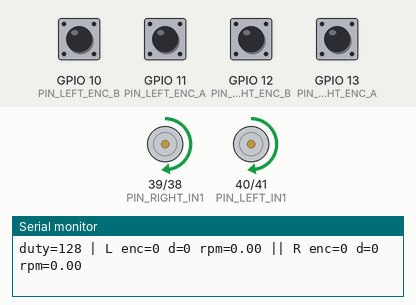
Simulated run of this sketch. Board: ESP32-S3. Shown: motor-driver pin pairs drawn as motors (green arrow = first pin HIGH = forward, orange = second pin HIGH = backward, longer = more drive, scaled by the enable pin), the last lines printed to the serial monitor. The test bench sets the inputs (shaded band); at power-on: GPIO 10 (PIN_LEFT_ENC_B), GPIO 11 (PIN_LEFT_ENC_A), GPIO 12 (PIN_RIGHT_ENC_B), GPIO 13 (PIN_RIGHT_ENC_A) HIGH.

Above: at 2.0 s.
At 5.0 s:
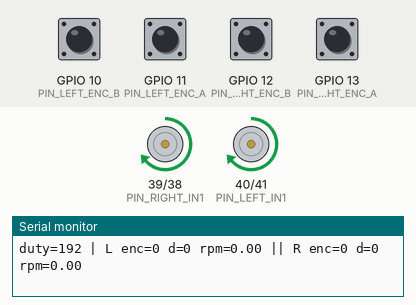
At 8.0 s:
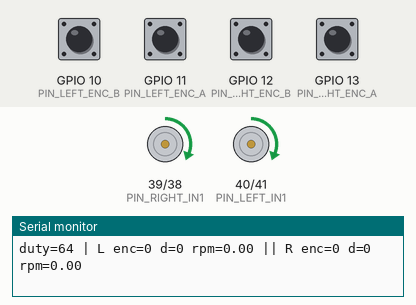
Timing chart, 0 to 12.2 s (numbered marks = the images above):
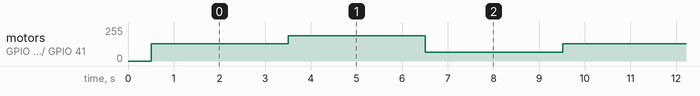

Measured:
- by itself, motor on GPIO 39 (PIN_RIGHT_IN1) / GPIO 38 (PIN_RIGHT_IN2), motor on GPIO 40 (PIN_LEFT_IN1) / GPIO 41 (PIN_LEFT_IN2): repeats every 9.0 s: forward 191/255 3.0 s, forward 64/255 3.0 s, forward 128/255 3.0 s

The sketch:

test_motor_left_speed.ino
```cpp
/*
 * Test đọc tốc độ 2 bánh (TRÁI + PHẢI) — chân khớp data/config.yaml (L298_EN + encoder AB)
 *
 * Board: ESP32-S3 (chọn đúng board trong Arduino IDE)
 *
 * TRÁI:
 *   ENA (PWM ch0): 42
 *   IN1: 40, IN2: 41
 *   Encoder A: 11, B: 10
 *
 * PHẢI:
 *   ENB (PWM ch1): 37
 *   IN1: 39, IN2: 38
 *   Encoder A: 13, B: 12
 *
 * L298N — QUAN TRONG:
 *   - GỠ JUMPER trên ENA và ENB nếu bạn nối PWM từ ESP vào ENA/ENB.
 *   - Nếu chỉ gỡ một bên, bên còn jumper có thể luôn FULL hoặc không điều khiển đúng.
 *
 * Encoder RPM = 0 thường do:
 *   - Dây encoder A/B sai chân hoặc encoder 5V cần chia áp / module 3.3V
 *   - Thử ENCODER_PIN_MODE = INPUT_PULLUP (mặc định) hoặc INPUT nếu encoder có kéo lên sẵn
 *
 * Công thức RPM: TPR = 4 * motor.encoder.ppr
 */

#include <Arduino.h>

#define USE_MOTOR_DRIVE 1

// Encoder: hầu hết encoder tích cực thấp cần pull-up nội bộ ESP
#ifndef ENCODER_PIN_MODE
#define ENCODER_PIN_MODE INPUT_PULLUP
#endif

// ----- TRÁI (config.yaml motor.left) -----
static const int PIN_LEFT_EN = 42;
static const int PIN_LEFT_IN1 = 40;
static const int PIN_LEFT_IN2 = 41;
static const int PIN_LEFT_ENC_A = 11;
static const int PIN_LEFT_ENC_B = 10;
static const uint8_t PWM_CH_LEFT = 0;

// ----- PHẢI (config.yaml motor.right) -----
static const int PIN_RIGHT_EN = 37;
static const int PIN_RIGHT_IN1 = 39;
static const int PIN_RIGHT_IN2 = 38;
static const int PIN_RIGHT_ENC_A = 13;
static const int PIN_RIGHT_ENC_B = 12;
static const uint8_t PWM_CH_RIGHT = 1;

static const float MOTOR_ENCODER_PPR = 990.0f;
static const uint8_t TICKS_PER_PULSE = 4;
static const uint16_t PWM_FREQ_HZ = 5000;
static const uint8_t PWM_BITS = 8;

static const unsigned long PRINT_INTERVAL_MS = 100;

static float encoder_tpr;
static float ticks_per_us_to_rpm;

volatile long encoder_count_left = 0;
volatile long encoder_count_right = 0;
static long enc_prev_left = 0;
static long enc_prev_right = 0;
static unsigned long last_print_ms = 0;
static unsigned long last_rpm_us = 0;

void IRAM_ATTR isrLeftA() {
  uint8_t a = digitalRead(PIN_LEFT_ENC_A);
  uint8_t b = digitalRead(PIN_LEFT_ENC_B);
  encoder_count_left += (a != b) ? 1 : -1;
}

void IRAM_ATTR isrLeftB() {
  uint8_t a = digitalRead(PIN_LEFT_ENC_A);
  uint8_t b = digitalRead(PIN_LEFT_ENC_B);
  encoder_count_left += (a == b) ? 1 : -1;
}

void IRAM_ATTR isrRightA() {
  uint8_t a = digitalRead(PIN_RIGHT_ENC_A);
  uint8_t b = digitalRead(PIN_RIGHT_ENC_B);
  encoder_count_right += (a != b) ? 1 : -1;
}

void IRAM_ATTR isrRightB() {
  uint8_t a = digitalRead(PIN_RIGHT_ENC_A);
  uint8_t b = digitalRead(PIN_RIGHT_ENC_B);
  encoder_count_right += (a == b) ? 1 : -1;
}

static void pwmAttach(uint8_t pin, uint8_t channel) {
#if ESP_IDF_VERSION_MAJOR >= 5
  if (!ledcAttachChannel(pin, PWM_FREQ_HZ, PWM_BITS, channel)) {
    Serial.print(F("LOI ledcAttachChannel pin="));
    Serial.println(pin);
  }
#else
  ledcSetup(channel, PWM_FREQ_HZ, PWM_BITS);
  ledcAttachPin(pin, channel);
#endif
}

static bool attachEncIRQ(int pin, void (*isr)(), const char *name) {
  if (digitalPinToInterrupt(pin) == NOT_AN_INTERRUPT) {
    Serial.print(F("LOI: GPIO "));
    Serial.print(pin);
    Serial.print(F(" khong ho tro interrupt ("));
    Serial.print(name);
    Serial.println(F(")"));
    return false;
  }
  attachInterrupt(digitalPinToInterrupt(pin), isr, CHANGE);
  return true;
}

void motorLeftStop() {
  digitalWrite(PIN_LEFT_IN1, LOW);
  digitalWrite(PIN_LEFT_IN2, LOW);
  ledcWrite(PWM_CH_LEFT, 0);
}

void motorRightStop() {
  digitalWrite(PIN_RIGHT_IN1, LOW);
  digitalWrite(PIN_RIGHT_IN2, LOW);
  ledcWrite(PWM_CH_RIGHT, 0);
}

void motorLeftForward(uint8_t duty) {
  digitalWrite(PIN_LEFT_IN1, HIGH);
  digitalWrite(PIN_LEFT_IN2, LOW);
  ledcWrite(PWM_CH_LEFT, duty);
}

void motorRightForward(uint8_t duty) {
  digitalWrite(PIN_RIGHT_IN1, HIGH);
  digitalWrite(PIN_RIGHT_IN2, LOW);
  ledcWrite(PWM_CH_RIGHT, duty);
}

void setup() {
  Serial.begin(115200);
  delay(500);

  encoder_tpr = TICKS_PER_PULSE * MOTOR_ENCODER_PPR;
  ticks_per_us_to_rpm = (1e6f * 60.0f) / encoder_tpr;

  pinMode(PIN_LEFT_IN1, OUTPUT);
  pinMode(PIN_LEFT_IN2, OUTPUT);
  pinMode(PIN_RIGHT_IN1, OUTPUT);
  pinMode(PIN_RIGHT_IN2, OUTPUT);

  pinMode(PIN_LEFT_ENC_A, ENCODER_PIN_MODE);
  pinMode(PIN_LEFT_ENC_B, ENCODER_PIN_MODE);
  pinMode(PIN_RIGHT_ENC_A, ENCODER_PIN_MODE);
  pinMode(PIN_RIGHT_ENC_B, ENCODER_PIN_MODE);

  pwmAttach(PIN_LEFT_EN, PWM_CH_LEFT);
  pwmAttach(PIN_RIGHT_EN, PWM_CH_RIGHT);

  bool okL = attachEncIRQ(PIN_LEFT_ENC_A, isrLeftA, "L-A") &&
             attachEncIRQ(PIN_LEFT_ENC_B, isrLeftB, "L-B");
  bool okR = attachEncIRQ(PIN_RIGHT_ENC_A, isrRightA, "R-A") &&
             attachEncIRQ(PIN_RIGHT_ENC_B, isrRightB, "R-B");

  motorLeftStop();
  motorRightStop();

  Serial.println();
  Serial.println(F("=== Test motor TRAI + PHAI (RPM encoder) ==="));
  Serial.println(F("L298: go jumper ENA+ENB neu dung PWM tu ESP len 2 chan enable."));
  Serial.print(F("Encoder pin mode: "));
  Serial.println(ENCODER_PIN_MODE == INPUT_PULLUP ? "INPUT_PULLUP" : "INPUT");
  Serial.print(F("IRQ encoder L: "));
  Serial.print(okL ? "OK" : "FAIL");
  Serial.print(F(" | R: "));
  Serial.println(okR ? "OK" : "FAIL");
  Serial.print(F("PPR="));
  Serial.print(MOTOR_ENCODER_PPR, 0);
  Serial.print(F(" TPR="));
  Serial.println(encoder_tpr, 0);

  last_rpm_us = micros();
  last_print_ms = millis();
}

void loop() {
  unsigned long now_ms = millis();
  unsigned long now_us = micros();

  uint8_t duty_print = 0;
#if USE_MOTOR_DRIVE
  static uint8_t demo_duty = 128;
  static unsigned long t0 = 0;
  if (t0 == 0) t0 = now_ms;
  if (now_ms - t0 > 3000) {
    t0 = now_ms;
    demo_duty = (uint8_t)((demo_duty + 64) & 0xFF);
    if (demo_duty == 0) demo_duty = 64;
  }
  duty_print = demo_duty;
  motorLeftForward(demo_duty);
  motorRightForward(demo_duty);
#else
  motorLeftStop();
  motorRightStop();
#endif

  if (now_ms - last_print_ms >= PRINT_INTERVAL_MS) {
    last_print_ms = now_ms;

    long eL = encoder_count_left;
    long eR = encoder_count_right;
    unsigned long dt_us = now_us - last_rpm_us;
    last_rpm_us = now_us;
    if (dt_us < 1000) dt_us = 1000;

    long dL = eL - enc_prev_left;
    long dR = eR - enc_prev_right;
    enc_prev_left = eL;
    enc_prev_right = eR;

    float rpmL = ((float)dL / (float)dt_us) * ticks_per_us_to_rpm;
    float rpmR = ((float)dR / (float)dt_us) * ticks_per_us_to_rpm;

    Serial.print(F("duty="));
    Serial.print(duty_print);
    Serial.print(F(" | L enc="));
    Serial.print(eL);
    Serial.print(F(" d="));
    Serial.print(dL);
    Serial.print(F(" rpm="));
    Serial.print(rpmL, 2);
    Serial.print(F(" || R enc="));
    Serial.print(eR);
    Serial.print(F(" d="));
    Serial.print(dR);
    Serial.print(F(" rpm="));
    Serial.println(rpmR, 2);
  }
}
```
